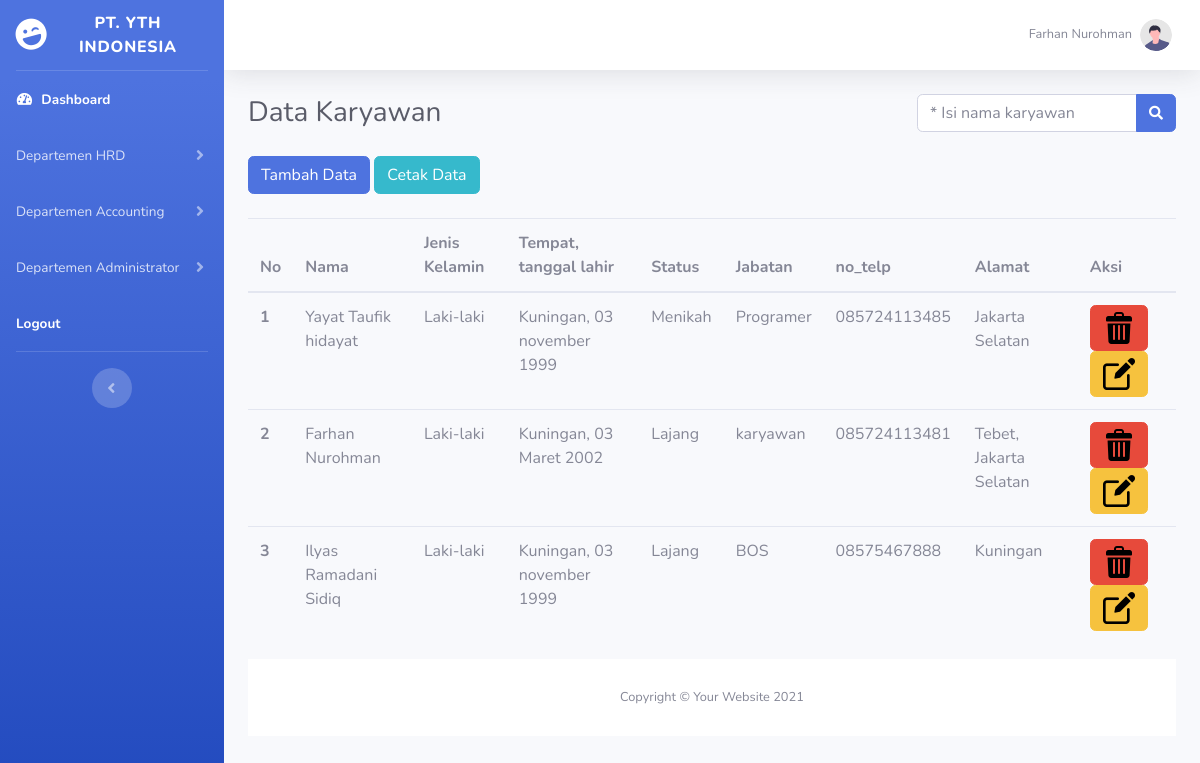
The app's page /data_karyawan.php (signed in) with its own data.
### tables this page shows
CREATE TABLE `karyawan` (
  `id_karyawan` int(30) NOT NULL,
  `nama` varchar(255) NOT NULL,
  `jenis_kelamin` varchar(11) NOT NULL,
  `tempat_tgllahir` varchar(255) NOT NULL,
  `status` varchar(255) NOT NULL,
  `jabatan` varchar(255) NOT NULL,
  `no_telp` varchar(255) NOT NULL,
  `alamat` varchar(255) NOT NULL
);

### data_karyawan.php (the view)
<?php include "header.php" ?>
<div class="container-fluid">
    <div class="d-sm-flex align-items-center justify-content-between mb-4">
        <h1 class="h3 mb-0 text-gray-800">Data Karyawan</h1>
        <form action="cari_karyawan.php" method="GET" class="navbar-form navbar-right">
            <div class="input-group">
                <input type="text" name="cari" class="form-control" placeholder="* Isi nama karyawan " aria-label="Search" aria-describedby="basic-addon2">
                <div class="input-group-append">
                    <button class="btn btn-primary">
                        <i class="fas fa-search fa-sm"></i>
                    </button>
                </div>
            </div>
        </form>
    </div>
    <a href="tambah_karyawan.php" class="btn btn-primary">Tambah Data</a>
    <a href="cetak_karyawan.php" class="btn btn-info">Cetak Data </a>
    <br><br>
    <div class="table-responsive">
        <table class="table">
            <thead>
                <tr>
                    <th scope="col">No</th>
                    <th scope="col">Nama</th>
                    <th scope="col">Jenis Kelamin</th>
                    <th scope="col">Tempat, tanggal lahir</th>
                    <th scope="col">Status</th>
                    <th scope="col">Jabatan</th>
                    <th scope="col">no_telp</th>
                    <th scope="col">Alamat</th>
                    <th scope="col">Aksi</th>
                </tr>
            </thead>
            <tbody>
                <?php $nomor = 1; ?>
                <?php $ambil = $koneksi->query("SELECT*FROM karyawan"); ?>
                <?php while ($pecah = $ambil->fetch_assoc()) { ?>
                    <tr>
                        <th scope="row"><?php echo $nomor; ?></th>
                        <td><?php echo $pecah['nama']; ?></td>
                        <td><?php echo $pecah['jenis_kelamin'] ?></td>
                        <td><?php echo $pecah['tempat_tgllahir'] ?></td>
                        <td><?php echo $pecah['status'] ?></td>
                        <td><?php echo $pecah['jabatan'] ?></td>
                        <td><?php echo $pecah['no_telp'] ?></td>
                        <td><?php echo $pecah['alamat'] ?></td>
                        <td>
                            <a href="hapus_karyawan.php?id=<?php echo $pecah['id_karyawan'] ?>" class="btn-danger btn"><img src="img/delete.png" width="32px"></a>
                            <a href="ubah_karyawan.php?id=<?php echo $pecah['id_karyawan']  ?>" class="btn btn-warning"><img src="img/edit.png" width="32px"></a>
                        </td>
                    </tr>
                    <?php $nomor++ ?>
                <?php } ?>
            </tbody>
        </table>
    </div>
    <?php include "footer.php"; ?>

### records on screen
karyawan: nama "Yayat Taufik hidayat", jenis_kelamin "Laki-laki", tempat_tgllahir "Kuningan, 03 november 1999", status "Menikah", jabatan "Programer", no_telp "085724113485", alamat "Jakarta Selatan"
karyawan: nama "Farhan Nurohman", jenis_kelamin "Laki-laki", tempat_tgllahir "Kuningan, 03 Maret 2002", status "Lajang", jabatan "karyawan", no_telp "085724113481", alamat "Tebet, Jakarta Selatan"
karyawan: nama "Ilyas Ramadani Sidiq", jenis_kelamin "Laki-laki", tempat_tgllahir "Kuningan, 03 november 1999", status "Lajang", jabatan "BOS", no_telp "08575467888", alamat "Kuningan"

### other values on screen
$_SESSION['nama'] "Farhan Nurohman"
